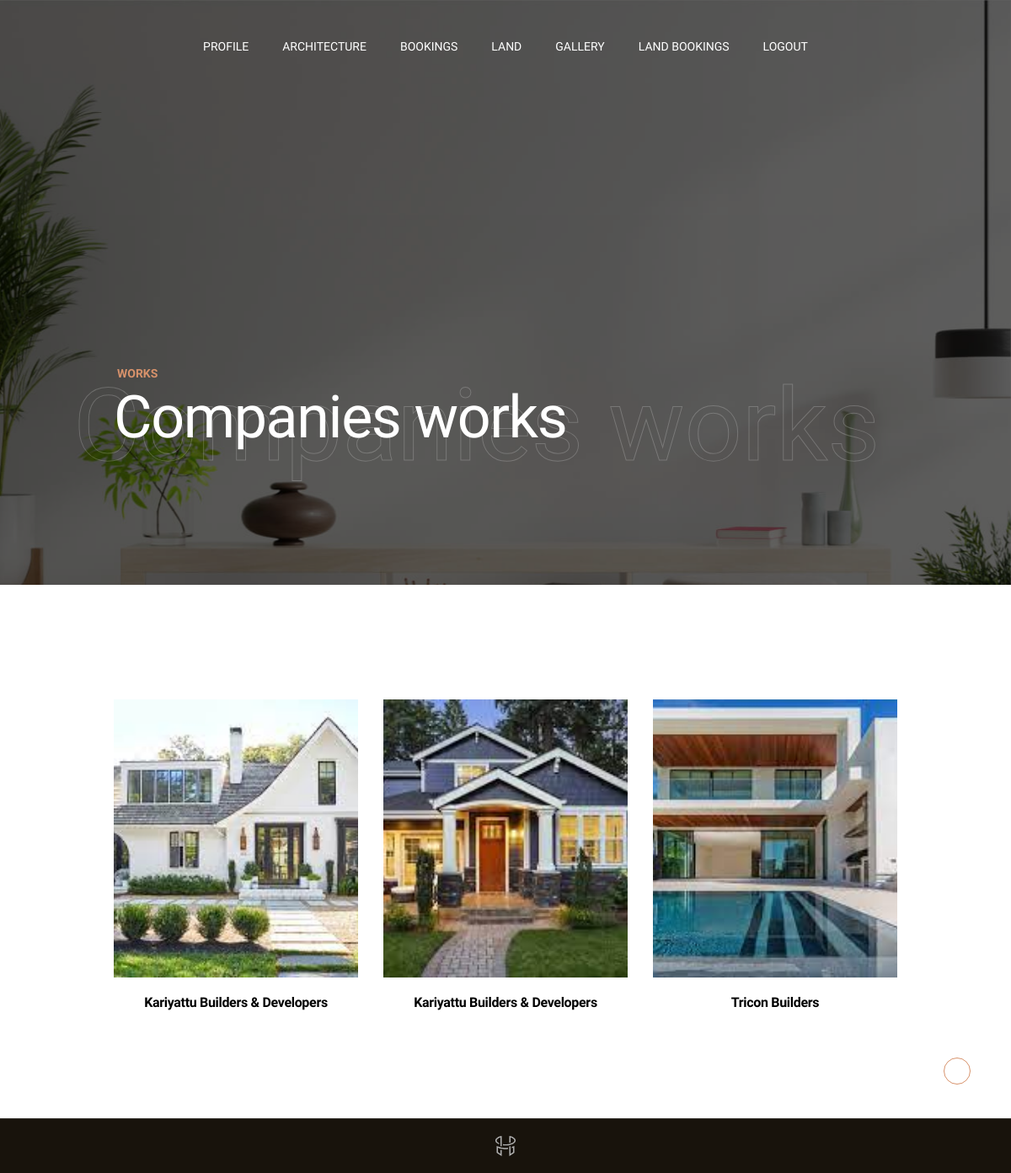
The page /user/gallery.php (signed in) on the database its author committed.
### tables this page shows
CREATE TABLE IF NOT EXISTS `gallery` (
  `g_id` int(11) NOT NULL AUTO_INCREMENT,
  `a_id` int(11) NOT NULL,
  `image` varchar(100) NOT NULL,
  PRIMARY KEY (`g_id`)
);

CREATE TABLE IF NOT EXISTS `company_registration` (
  `c_id` int(30) NOT NULL AUTO_INCREMENT,
  `cl_id` int(30) NOT NULL,
  `c_companyname` varchar(100) NOT NULL,
  `c_address` varchar(100) NOT NULL,
  `c_email` varchar(100) NOT NULL,
  `c_password` varchar(100) NOT NULL,
  `c_phonenumber` varchar(100) NOT NULL,
  `map` text NOT NULL,
  `pincode` int(6) NOT NULL,
  `c_file` varchar(100) NOT NULL,
  PRIMARY KEY (`c_id`)
);

### user/gallery.php (the view, shortened to what this page needs)
<?php
include 'uheader.php';
?>
      <div class="content-wrapper  js-content-wrapper">
        <section class="page-masthead">
          <div data-parallax="0.6" class="page-masthead__bg">
            <div data-parallax-target class="bg-image js-lazy" data-bg="img/backgrounds/13.jpg"></div>
          </div>
          <div class="container">
            <div class="page-masthead__content">
              <div class="row justify-content-between md:justify-content-center align-items-center">
                <div class="col-lg-9 col-md-10">
                  <div data-anim="slide-up delay-1">
                    <div class="page-masthead__subtitle">WORKS</div>
                    <div class="page-masthead__back_title">Companies works</div>
                    <h1 class="page-masthead__title text-white">Companies works</h1>
                  </div>
                </div>
              </div>
            </div>
          </div>
        </section>
        <section class="layout-pt-md layout-pb-md">
          <div class="container">
            <div class="row">
              <div class="col-12">
                <div class="row y-gap-32 mt-40 lg:mt-20">
                  <?php
 $sqllll="SELECT * FROM `gallery`";
                  $result = $con->query($sqllll);
                               while($row= mysqli_fetch_array($result))
                                 {
                                 ?>
                  <div class="col-xl-3 col-lg-4 col-sm-6">
                    <div class="shopCard text-center">
                      <div class="shopCard__image ratio ratio-29:33">
                        <img class="ratio-img" src="../uploads/<?php echo $row['image'];?>" alt="Product image">
                      </div>
                      <div class="shopCard__content mt-20">
                        <h4 class="shopCard__title text-base mt-8"><?php  $a_id= $row['a_id'];
 $sqll="SELECT * FROM `company_registration` WHERE cl_id=$a_id";
                  $result1 = $con->query($sqll);
                               while($row1= mysqli_fetch_array($result1))
                                 {
									 echo $row1['c_companyname'];
								 }
							?></h4>
                      </div>
                    </div>
                  </div>
         <?php }
                   ?>
                </div>
              </div>
            </div>
          </div>
        </section>
<?php
include 'ufooter.php';
?>

### rows shown on the page
gallery: image (picture)
company_registration: c_companyname "Kariyattu Builders & Developers"
gallery: image (picture)
gallery: image (picture)
company_registration: c_companyname "Tricon Builders"
